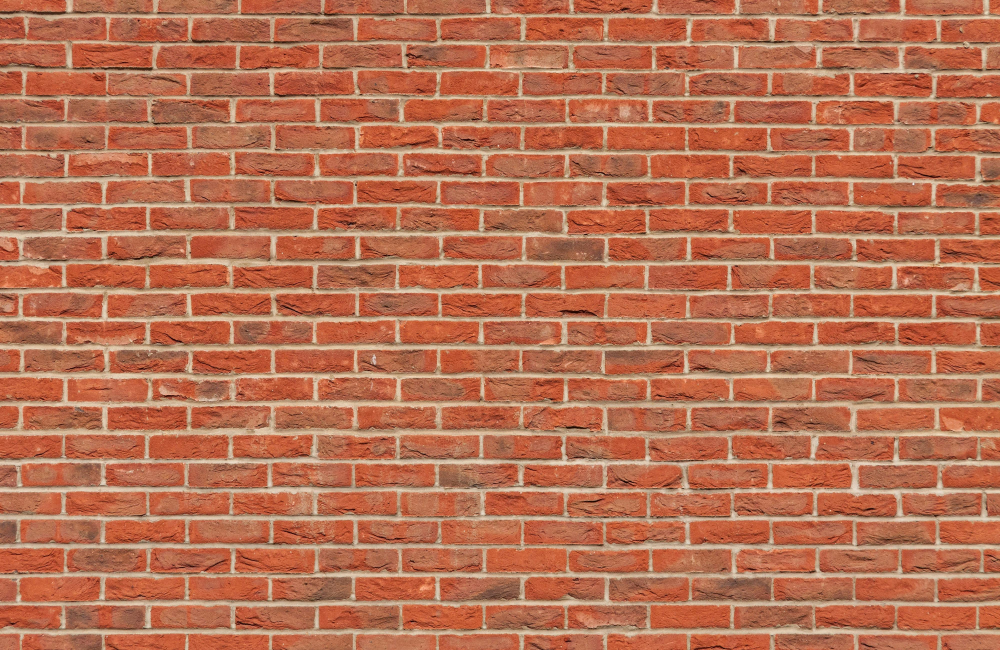
#> input picture input.jpg, 4000 x 2600 px (shown at 1/4 size)
$ python Sharpening.py
#> lines starting #> are read from the running program, lines starting #| are printed output that depends on the picture
import cv2
import numpy as np

ori_img = cv2.imread('input.jpg') / 255

h, w, _ = ori_img.shape
#> h = 2600; w = 4000
rate = h / 512
#> rate = 5.08
img = cv2.resize(ori_img,(int(w / rate), 512))
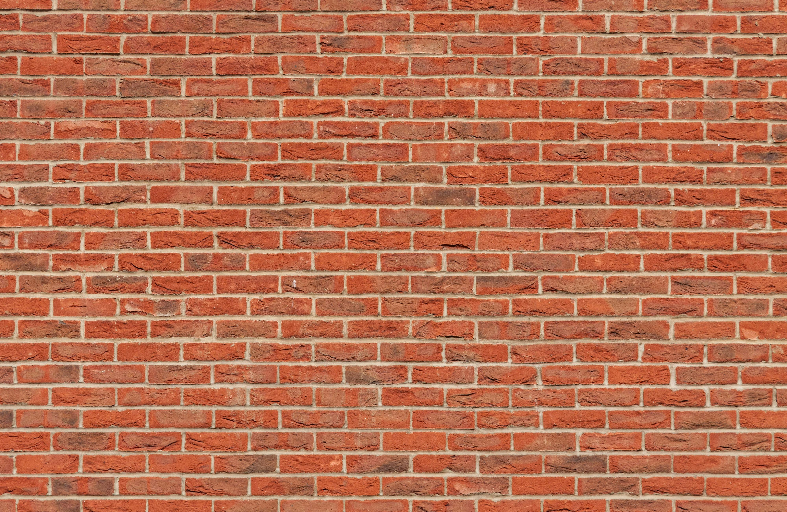
#> img: shape (512, 787, 3) float64; mean B, G, R 0.324, 0.439, 0.721

cv2.imshow('input', img)
box_filter = np.ones((3, 3)) / 9.0

h, w, _ = img.shape
#> h = 512; w = 787
out = np.zeros([h - 2, w - 2, 3])

for i in range(h - 2):
    for j in range(w - 2):
        for k in range(3):
            blurred_pixel = np.sum(box_filter * img[i:i + 3, j:j + 3, k])
            sharpened_pixel = img[i + 1, j + 1, k] + (img[i + 1, j + 1, k] - blurred_pixel)
            out[i, j, k] = sharpened_pixel
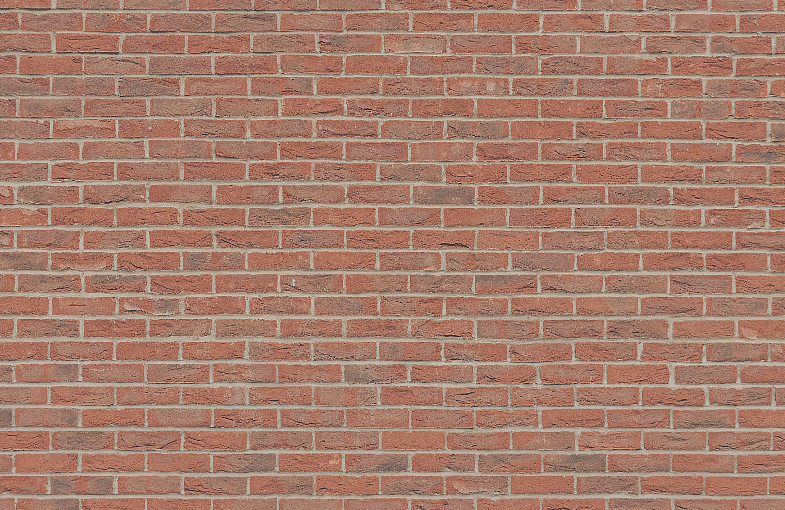
#> out: shape (510, 785, 3) float64; mean B, G, R 0.324, 0.439, 0.721; drawn with min black and max white

cv2.imshow('output', out)
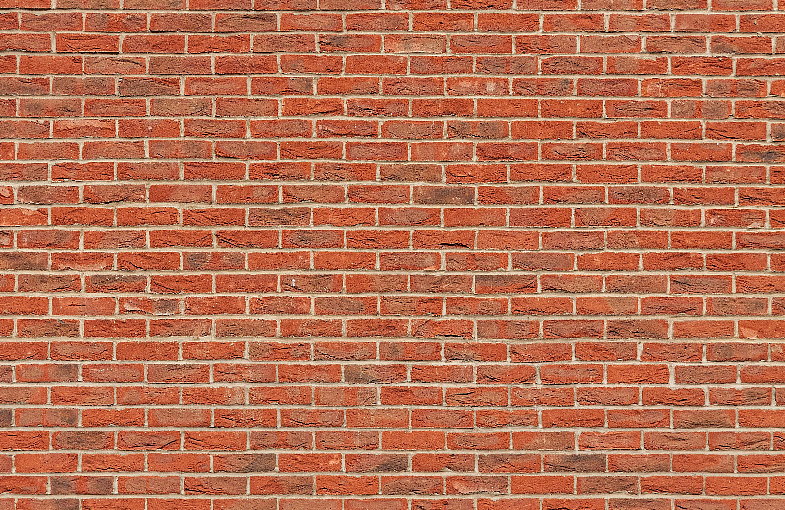
#> window 'output': shape (510, 785, 3); mean B, G, R 82.7, 111.8, 183.2
cv2.waitKey(0)
